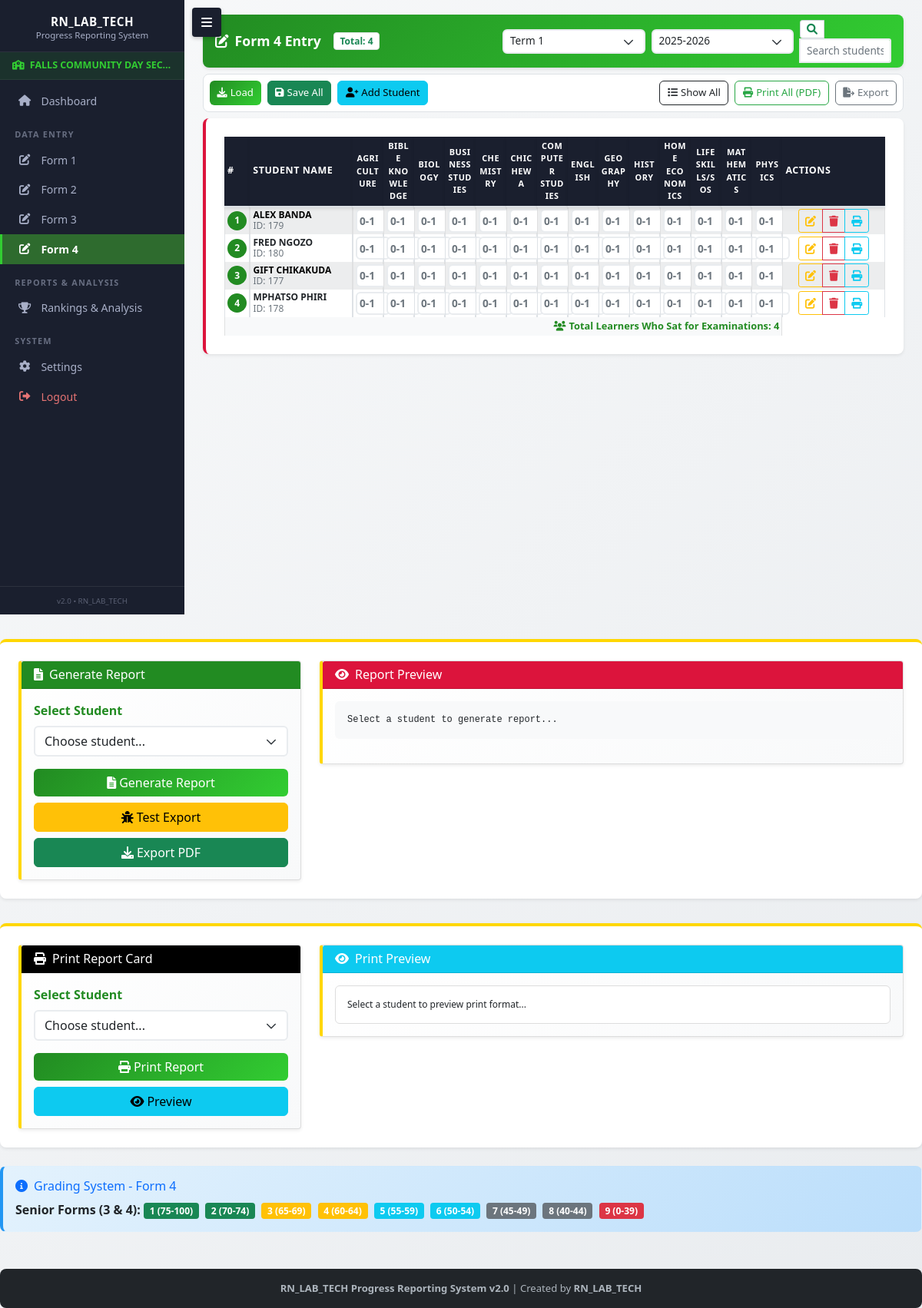
Before: /form/4 (signed in) with the older database file.
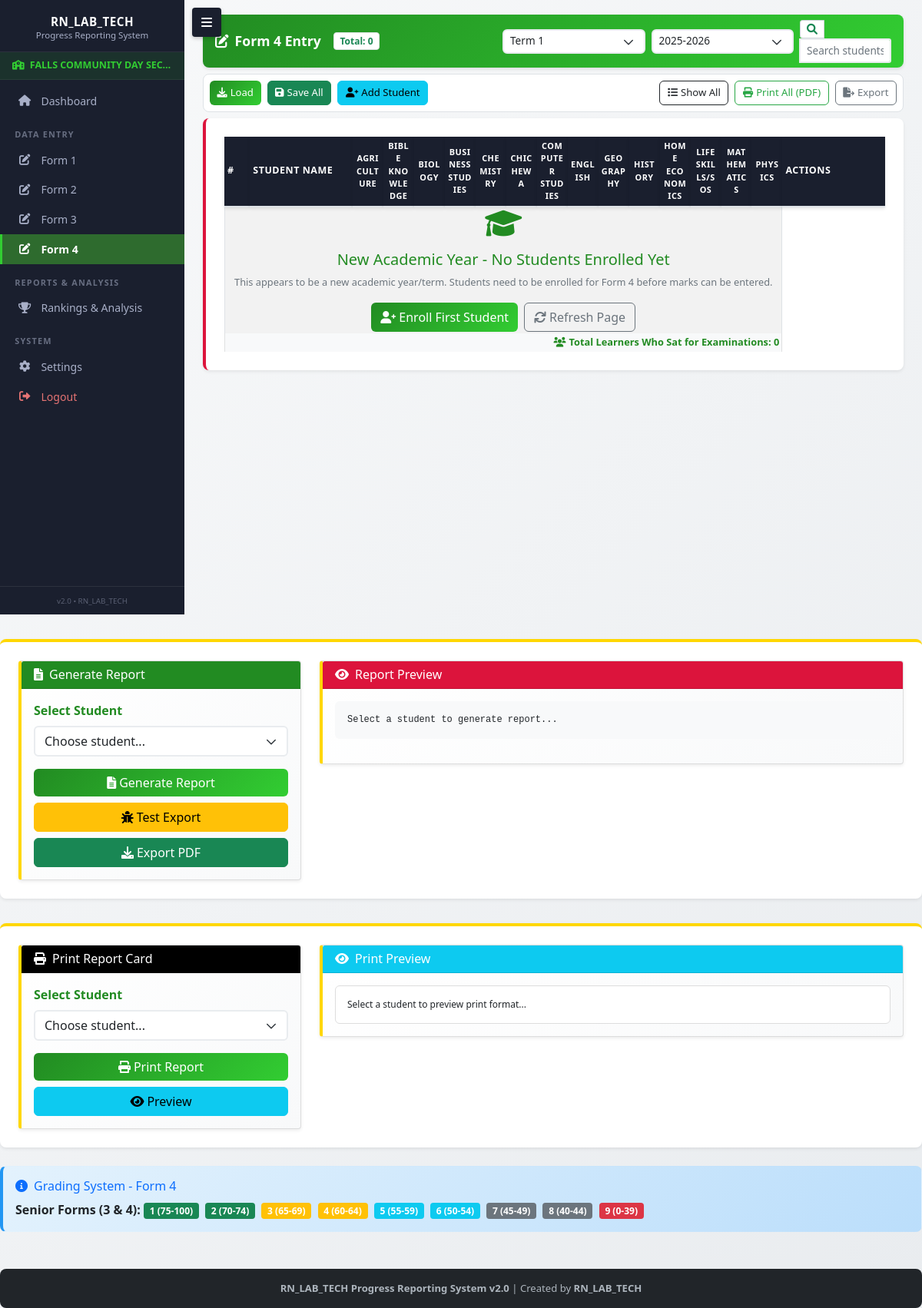
After: the same page with the newer database file.
### tables this page shows
CREATE TABLE "students" (
                            student_id INTEGER PRIMARY KEY AUTOINCREMENT,
                            student_number TEXT,
                            first_name TEXT NOT NULL,
                            last_name TEXT NOT NULL,
                            date_of_birth TEXT,
                            grade_level INTEGER NOT NULL,
                            email TEXT,
                            phone TEXT,
                            address TEXT,
                            parent_guardian_name TEXT,
                            parent_guardian_phone TEXT,
                            parent_guardian_email TEXT,
                            status TEXT DEFAULT 'Active',
                            date_enrolled TEXT DEFAULT CURRENT_TIMESTAMP,
                            school_id INTEGER,
                            UNIQUE(student_number, school_id)
                        );

### app.py (the view)
@app.route('/form/<int:form_level>')
def form_data_entry(form_level):
    if form_level not in [1, 2, 3, 4]:
        return redirect(url_for('index'))
    school_id = get_current_school_id()
    if not school_id:
        return redirect(url_for('login'))
    default_subjects = ['Agriculture', 'Bible Knowledge', 'Biology', 'Business Studies', 'Chemistry',
               'Chichewa', 'Computer Studies', 'English', 'Geography',
               'History', 'Life Skills/SOS', 'Mathematics', 'Physics', 'Home Economics']
    try:
        teachers_map = db.get_subject_teachers(form_level=form_level, school_id=school_id)
        merged_subjects = sorted(set(default_subjects) | set(teachers_map.keys()))
    except Exception:
        merged_subjects = sorted(default_subjects)
    if form_level == 1:
        subjects = [s for s in merged_subjects if s != 'Accounting']
    else:
        subjects = merged_subjects
    settings = db.get_school_settings(school_id) if hasattr(db, 'get_school_settings') else {}
    terms = settings.get('terms') or ['Term 1', 'Term 2', 'Term 3']
    academic_years = settings.get('academic_years') or [f'{y}-{y+1}' for y in range(2025, 2036)]
    selected_term = settings.get('selected_term', '')
    selected_academic_year = settings.get('selected_academic_year', '')
    if not selected_term and terms:
        selected_term = terms[0]
    if not selected_academic_year and academic_years:
        selected_academic_year = academic_years[0]
    try:
        students = db.get_students_by_grade(form_level, school_id)
        if selected_term and selected_academic_year:
            has_marks = db.check_marks_exist_for_period(
                form_level, selected_term, selected_academic_year, school_id
            )
            if not has_marks and not students:
                print(f"New academic year/term detected: {selected_academic_year} {selected_term} - no students enrolled yet")
    except Exception as e:
        print(f"Error getting students: {e}")
        students = []
    if not selected_term and terms:
        selected_term = terms[0]
    if not selected_academic_year and academic_years:
        selected_academic_year = academic_years[0]
    return render_template('form_data_entry.html',
                         form_level=form_level,
                         subjects=subjects,
                         students=students,
                         terms=terms,
                         academic_years=academic_years,
                         selected_term=selected_term,
                         selected_academic_year=selected_academic_year)

### app.py (called while the page is built)
def check_auth():
    return 'user_id' in session and 'user_type' in session

def get_current_school_id():
    if session.get('user_type') == 'school':
        return session.get('user_id')
    elif session.get('user_type') == 'school_user':
        return session.get('school_id')
    return None

def check_subscription_status():
    if session.get('user_type') == 'school':
        days_remaining = session.get('days_remaining', 0)
        if days_remaining <= 0:
            return False
    return True

### school_database.py (called while the page is built, shortened)
    def get_connection(self):
        conn = sqlite3.connect(self.db_path, timeout=30.0)
        try:
            conn.execute('PRAGMA journal_mode=DELETE')
        except sqlite3.OperationalError:
            import time
            time.sleep(0.05)
            try:
                conn.execute('PRAGMA journal_mode=DELETE')
            except Exception:
                pass
        conn.execute('PRAGMA synchronous=NORMAL')
        conn.execute('PRAGMA cache_size=10000')
        conn.execute('PRAGMA temp_store=memory')
        return conn

### templates/form_data_entry.html (shortened to what the changed rows need)
{% extends "base.html" %}
{% block content %}
<div class="data-entry-header-compact">
    <div class="d-flex align-items-center gap-3">
        <h2><i class="fas fa-edit me-2"></i>Form {{ form_level }} Entry</h2>
        <span class="badge bg-white text-success border" style="font-size: 0.75rem;">
            Total: <span id="studentCount">{{ students|length }}</span>
        </span>
    </div>
</div>
<div class="marks-table-container mt-1">
    <table class="table table-bordered table-hover table-striped table-sm sticky-header" id="marksTable" style="margin-top: 0 !important;">
        <thead class="table-dark">
            <tr style="position: sticky; top: 0; z-index: 50;">
                <th style="width: 5%; font-size: 0.78rem; padding: 0.18rem; position: sticky; top: 0; z-index: 51; background: #1a1f2e !important; border-top: none !important;">#</th>
                <th style="width: 20%; font-size: 0.78rem; padding: 0.18rem; position: sticky; top: 0; z-index: 51; background: #1a1f2e !important; border-top: none !important;">Student Name</th>
                {% for subject in subjects|sort %}
                <th class="subject-column" style="font-size: 0.68rem; padding: 0.12rem; position: sticky; top: 0; z-index: 51; background: #1a1f2e !important; border-top: none !important;">{{ subject }}</th>
                {% endfor %}
                <th style="width: 20%; font-size: 0.78rem; padding: 0.18rem; position: sticky; top: 0; z-index: 51; background: #1a1f2e !important; border-top: none !important;">Actions</th>
            </tr>
        </thead>
            <tbody>
                {% if students %}
                    {% for student in students %}
                <tr data-student-id="{{ student.student_id }}" class="{% if loop.index0 % 2 == 0 %}table-light{% else %}table-white{% endif %}">
                    <td class="text-center" style="width: 50px;">
                        <div class="bg-malawi-green text-white rounded-circle d-flex align-items-center justify-content-center" style="width: 25px; height: 25px; font-size: 0.75rem; font-weight: bold;">
                            {{ loop.index }}
                        </div>
                    </td>
                    <td class="student-name-column">
                        <div class="compact-name">
                            <strong class="text-malawi-black">{{ student.first_name }} {{ student.last_name }}</strong><br>
                            <small class="text-muted compact-id">ID: {{ student.student_id }}</small>
                        </div>
                    </td>
                    {% for subject in subjects|sort %}
                    <td class="text-center subject-column">
                        <input type="number"
                               class="form-control form-control-sm mark-input"
                               id="mark_{{ student.student_id }}_{{ subject|replace(' ', '_')|replace('/', '_') }}"
                               min="0" max="100"
                               placeholder="0-100"
                               data-student-id="{{ student.student_id }}"
                               data-subject="{{ subject }}">
                    </td>
                    {% endfor %}
                    <td class="text-center" style="width: 20%;">
                        <div class="btn-group btn-group-sm" role="group">
                            <button class="btn btn-outline-warning btn-sm"
                                    onclick="editStudent('{{ student.student_id }}')"
                                    title="Edit {{ student.first_name }} {{ student.last_name }}">
                                <i class="fas fa-edit"></i>
                            </button>
                            <button class="btn btn-outline-danger btn-sm"
                                    onclick="deleteStudent('{{ student.student_id }}', '{{ student.first_name }} {{ student.last_name }}')"
                                    title="Delete {{ student.first_name }} {{ student.last_name }}">
                                <i class="fas fa-trash"></i>
                            </button>
                            <button class="btn btn-outline-info btn-sm"
                                    onclick="printReportCard('{{ student.student_id }}', '{{ student.first_name }} {{ student.last_name }}')"
                                    title="Print report card for {{ student.first_name }} {{ student.last_name }}">
                                <i class="fas fa-print"></i>
                            </button>
                        </div>
                    </td>
                </tr>
                {% endfor %}
                {% else %}
                <tr>
                    <td colspan="{{ subjects|length + 2 }}" class="text-center py-5">
                        <div class="text-muted">
                            <i class="fas fa-graduation-cap fa-3x mb-3 text-malawi-green"></i>
                            <h5 class="text-malawi-green">New Academic Year - No Students Enrolled Yet</h5>
                            <p class="mb-3">
                                This appears to be a new academic year/term. Students need to be enrolled for Form {{ form_level }}
                                before marks can be entered.
                            </p>
                            <div class="d-flex justify-content-center gap-2">
                                <button class="btn btn-malawi-primary" data-bs-toggle="modal" data-bs-target="#addStudentModal">
                                    <i class="fas fa-user-plus me-1"></i>Enroll First Student
                                </button>
                                <button class="btn btn-outline-secondary" onclick="location.reload()">
                                    <i class="fas fa-sync me-1"></i>Refresh Page
                                </button>
                            </div>
                        </div>
                    </td>
                </tr>
                {% endif %}
            </tbody>
            <tfoot>
                <tr class="table-light">
                    <td colspan="{{ subjects|length + 2 }}" class="text-end">
                        <strong class="text-malawi-green">
                            <i class="fas fa-users me-1"></i>Total Learners Who Sat for Examinations: {{ students|length }}
                        </strong>
                    </td>
                </tr>
            </tfoot>
        </table>
    </div>
</div>
{% endblock %}

Changed rows visible on the page:
removed students: first_name "ALEX", last_name "BANDA", student_id "179"
removed students: first_name "FRED", last_name "NGOZO", student_id "180"
removed students: first_name "GIFT", last_name "CHIKAKUDA", student_id "177"
removed students: first_name "MPHATSO", last_name "PHIRI", student_id "178"
Other visible differences:
{{ students|length }}: "4" → "0"
text now shown: "New Academic Year - No Students Enrolled Yet This appears to be a new academic year/term. Students need to be enrolled for Form 4 before marks can be entered. Enroll First Student Refresh Page"
